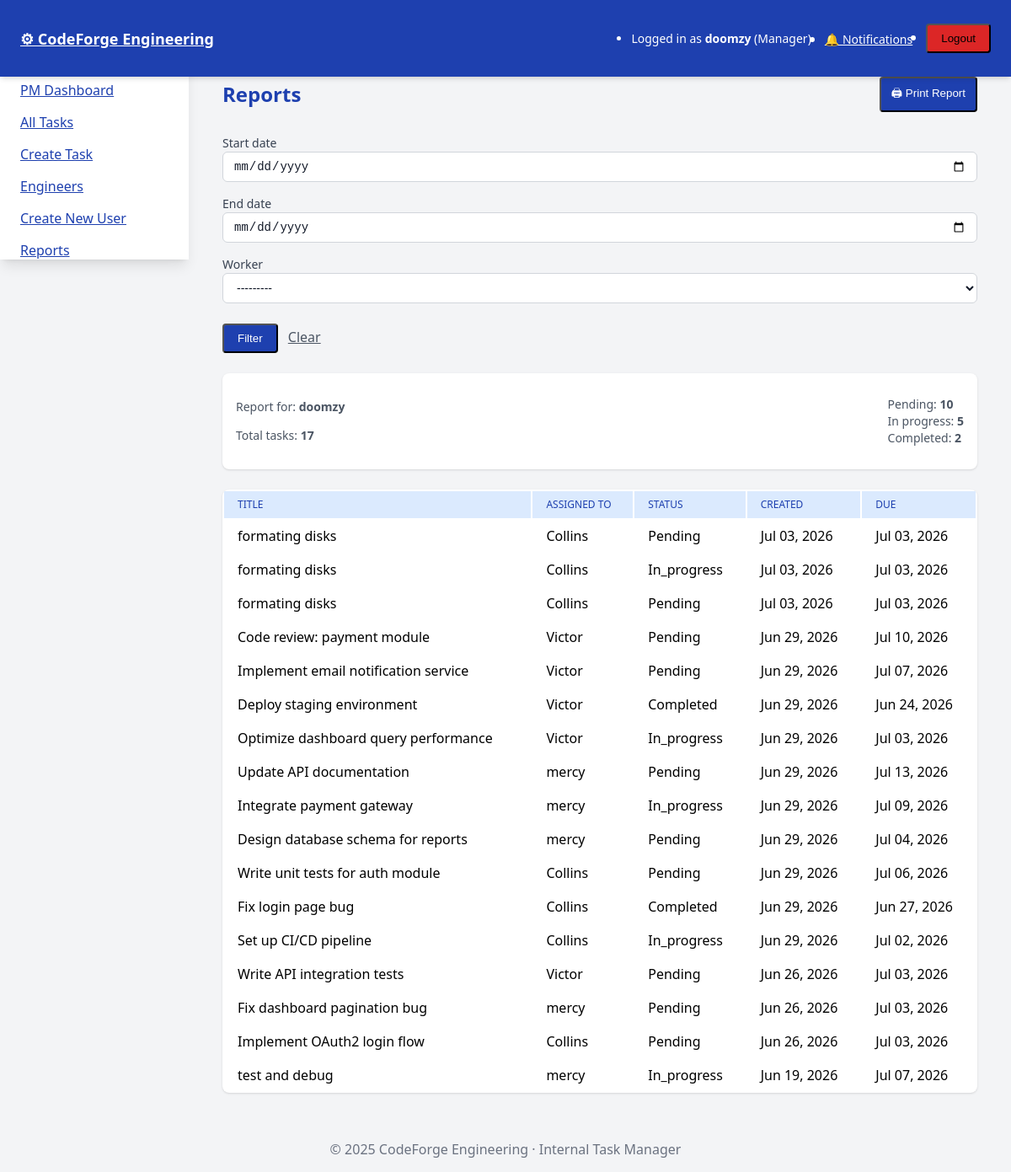
The app's page /reports/ (signed in) with its own data.
### tasks/models.py (models this page shows, shortened)
class User(AbstractUser):
    ROLE_CHOICES = (
        ('manager', 'Project Manager'),
        ('worker', 'Engineer'),
    )
    role = models.CharField(max_length=10, choices=ROLE_CHOICES)
    def __str__(self):
        return f"{self.username} ({self.get_role_display()})"

class Task(models.Model):
    STATUS_CHOICES = (
        ('pending', 'Pending'),
        ('in_progress', 'In Progress'),
        ('completed', 'Completed'),
    )
    PRIORITY_CHOICES = (
        ('low', 'Low'),
        ('medium', 'Medium'),
        ('high', 'High'),
    )
    title = models.CharField(max_length=255)
    description = models.TextField(blank=True)
    assigned_to = models.ForeignKey(User, on_delete=models.CASCADE, related_name='tasks')
    status = models.CharField(max_length=20, choices=STATUS_CHOICES, default='pending')
    priority = models.CharField(max_length=10, choices=PRIORITY_CHOICES, default='medium')
    created_at = models.DateTimeField(auto_now_add=True)
    updated_at = models.DateTimeField(auto_now=True)
    due_date = models.DateField(null=True, blank=True)
    completed_at = models.DateTimeField(null=True, blank=True)

### tasks/views.py (the view, shortened to what this page needs)
# urls.py: path('reports/', reports_view, name='reports'),
@login_required
def reports_view(request):
    user = request.user
    form = ReportFilterForm(request.GET or None)
    if user.is_superuser or user.role == 'manager':
        tasks_qs = Task.objects.all().order_by('-created_at')
    else:
        tasks_qs = Task.objects.filter(assigned_to=user).order_by('-created_at')
    summary = tasks_qs.values('status').annotate(count=Count('id'))
    total_tasks = tasks_qs.count()
    completed = tasks_qs.filter(status='completed').count()
    in_progress = tasks_qs.filter(status='in_progress').count()
    pending = tasks_qs.filter(status='pending').count()
    context = {
        'form': form,
        'tasks': tasks_qs,
        'summary': summary,
        'total_tasks': total_tasks,
        'completed': completed,
        'in_progress': in_progress,
        'pending': pending,
        'report_user': user,
    }
    return render(request, 'core/reports.html', context)

### tasks/forms.py
class ReportFilterForm(forms.Form):
    start_date = forms.DateField(required=False, widget=DateInput(attrs={'type': 'date'}))
    end_date = forms.DateField(required=False, widget=DateInput(attrs={'type': 'date'}))
    worker = forms.ModelChoiceField(queryset=User.objects.filter(role='worker'), required=False)

### tasks/context_processors.py (called while the page is built)
def notifications(request):
    if not request.user.is_authenticated:
        return {}
    qs = request.user.notifications.all()
    return {
        'nav_notifications': qs[:8],
        'nav_unread_count': qs.filter(is_read=False).count(),
    }

### tasks/templates/core/reports.html (shortened to what this page needs)
{% extends "base.html" %}
{% block content %}
<div class="max-w-4xl mx-auto my-8">
    <div class="flex items-center justify-between mb-4">
        <h1 class="text-2xl font-bold text-blue-800">Reports</h1>
        <div class="no-print">
            <button type="button" onclick="window.print()" class="bg-blue-800 text-white px-3 py-2 rounded hover:bg-blue-900 transition">🖨 Print Report</button>
        </div>
    </div>
    <form method="get" class="mb-6 grid grid-cols-1 sm:grid-cols-3 gap-4 no-print">
        <div>
            <label class="block text-sm font-medium text-gray-700">Start date</label>
            {{ form.start_date }}
        </div>
        <div>
            <label class="block text-sm font-medium text-gray-700">End date</label>
            {{ form.end_date }}
        </div>
        <div>
            <label class="block text-sm font-medium text-gray-700">Worker</label>
            {{ form.worker }}
        </div>
        <div class="sm:col-span-3 mt-2">
            <button type="submit" class="bg-blue-800 text-white px-4 py-2 rounded">Filter</button>
            <a href="{% url 'reports' %}" class="ml-2 text-gray-600 hover:underline">Clear</a>
        </div>
    </form>
    <div class="bg-white shadow rounded-lg p-4 mb-6">
        <div class="flex justify-between items-center">
            <div>
                <p class="text-sm text-gray-600">Report for: <span class="font-semibold">{{ report_user.get_full_name|default:report_user.username }}</span></p>
                <p class="text-sm text-gray-600">Total tasks: <span class="font-semibold">{{ total_tasks }}</span></p>
            </div>
            <div class="text-sm text-gray-600">
                <div>Pending: <span class="font-semibold">{{ pending }}</span></div>
                <div>In progress: <span class="font-semibold">{{ in_progress }}</span></div>
                <div>Completed: <span class="font-semibold">{{ completed }}</span></div>
            </div>
        </div>
    </div>
    <div class="bg-white shadow rounded-lg overflow-x-auto">
        <table class="min-w-full divide-y divide-gray-200">
            <thead class="bg-blue-100">
                <tr>
                    <th class="px-4 py-2 text-left text-xs font-medium text-blue-800 uppercase">Title</th>
                    <th class="px-4 py-2 text-left text-xs font-medium text-blue-800 uppercase">Assigned To</th>
                    <th class="px-4 py-2 text-left text-xs font-medium text-blue-800 uppercase">Status</th>
                    <th class="px-4 py-2 text-left text-xs font-medium text-blue-800 uppercase">Created</th>
                    <th class="px-4 py-2 text-left text-xs font-medium text-blue-800 uppercase">Due</th>
                </tr>
            </thead>
            <tbody class="bg-white divide-y divide-gray-200">
                {% for task in tasks %}
                <tr>
                    <td class="px-4 py-2">{{ task.title }}</td>
                    <td class="px-4 py-2">{{ task.assigned_to.username }}</td>
                    <td class="px-4 py-2 capitalize">{{ task.status }}</td>
                    <td class="px-4 py-2">{{ task.created_at|date:"M d, Y" }}</td>
                    <td class="px-4 py-2">{% if task.due_date %}{{ task.due_date|date:"M d, Y" }}{% else %}—{% endif %}</td>
                </tr>
                {% empty %}
                <tr><td colspan="5" class="px-4 py-4 text-center text-gray-500">No tasks found for the selected filters.</td></tr>
                {% endfor %}
            </tbody>
        </table>
    </div>
</div>
{% endblock %}

### tasks/templates/base.html (shortened to what this page needs)
<!DOCTYPE html>
<html lang="en">
<head>
    {% load static %}
    <link rel="stylesheet" href="{% static 'css/tailwind-offline.css' %}">
</head>
<body class="bg-gray-100">
    <header class="fixed top-0 left-0 w-full bg-blue-800 text-white z-40 shadow-md">
        <nav class="flex items-center justify-between px-6 py-3">
            <div class="text-lg font-bold">
                <a href="{% url 'role_redirect' %}">⚙ CodeForge Engineering</a>
            </div>
            <ul class="flex items-center space-x-4">
                {% if user.is_authenticated %}
                    <li class="text-sm">Logged in as <span class="font-semibold">{{ user.username }}</span> (<span class="capitalize">{{ user.role }}</span>)</li>
                    <li>
                        <a href="{% url 'notifications' %}" class="relative inline-flex items-center text-white text-sm hover:underline">
                            🔔 Notifications
                        </a>
                    </li>
                    <li>
                        <form action="{% url 'logout' %}" method="post">
                            <button type="submit" class="bg-red-600 px-4 py-2 rounded hover:bg-red-700 transition">Logout</button>
                        </form>
                    </li>
                {% endif %}
            </ul>
        </nav>
    </header>
    {% if user.is_authenticated %}
    <aside class="fixed top-16 left-0 h-[calc(100vh-4rem)] w-56 bg-white shadow-lg z-30 flex flex-col pt-8">
        <nav class="flex flex-col space-y-4 px-6">
                {% if user.is_superuser %}
                    <a href="{% url 'manager_dashboard' %}" class="text-blue-800 hover:underline">PM Dashboard</a>
                    <a href="{% url 'task_list' %}" class="text-blue-800 hover:underline">All Tasks</a>
                    <a href="{% url 'task_create' %}" class="text-blue-800 hover:underline">Create Task</a>
                    <a href="{% url 'engineer_list' %}" class="text-blue-800 hover:underline">Engineers</a>
                    <a href="{% url 'register' %}" class="text-blue-800 hover:underline">Create New User</a>
                    <a href="{% url 'reports' %}" class="text-blue-800 hover:underline">Reports</a>
                {% elif user.role == 'manager' %}
                    <a href="{% url 'manager_dashboard' %}" class="text-blue-800 hover:underline">PM Dashboard</a>
                    <a href="{% url 'task_list' %}" class="text-blue-800 hover:underline">All Tasks</a>
                    <a href="{% url 'task_create' %}" class="text-blue-800 hover:underline">Create Task</a>
                    <a href="{% url 'engineer_list' %}" class="text-blue-800 hover:underline">Engineers</a>
                    <a href="{% url 'register' %}" class="text-blue-800 hover:underline">Create New User</a>
                    <a href="{% url 'reports' %}" class="text-blue-800 hover:underline">Reports</a>
                {% elif user.role == 'worker' %}
                    <a href="{% url 'worker_dashboard' %}" class="text-blue-800 hover:underline">Engineer Dashboard</a>
                    <a href="{% url 'task_list' %}" class="text-blue-800 hover:underline">My Tasks</a>
                    <a href="{% url 'reports' %}" class="text-blue-800 hover:underline">My Reports</a>
                {% else %}
                    <a href="{% url 'task_list' %}" class="text-blue-800 hover:underline">Tasks</a>
                    <a href="{% url 'reports' %}" class="text-blue-800 hover:underline">Reports</a>
                {% endif %}
        </nav>
    </aside>
    {% endif %}
    <main class="{% if user.is_authenticated %}ml-56{% endif %} pt-20 px-8">
        {% block content %}{% endblock %}
    </main>
    <footer class="mt-10 text-center text-gray-500 py-4">
        &copy; {{ year|default:2025 }} CodeForge Engineering · Internal Task Manager
    </footer>
</body>
</html>

### records on screen
User: username "doomzy", role "Manager", get_full_name "doomzy"
Task: title "formating disks", assigned_to.username "Collins", status "Pending", created_at "Jul 03, 2026", due_date "Jul 03, 2026"
Task: title "formating disks", assigned_to.username "Collins", status "In_progress", created_at "Jul 03, 2026", due_date "Jul 03, 2026"
Task: title "formating disks", assigned_to.username "Collins", status "Pending", created_at "Jul 03, 2026", due_date "Jul 03, 2026"
Task: title "Code review: payment module", assigned_to.username "Victor", status "Pending", created_at "Jun 29, 2026", due_date "Jul 10, 2026"
Task: title "Implement email notification service", assigned_to.username "Victor", status "Pending", created_at "Jun 29, 2026", due_date "Jul 07, 2026"
Task: title "Deploy staging environment", assigned_to.username "Victor", status "Completed", created_at "Jun 29, 2026", due_date "Jun 24, 2026"
Task: title "Optimize dashboard query performance", assigned_to.username "Victor", status "In_progress", created_at "Jun 29, 2026", due_date "Jul 03, 2026"
Task: title "Update API documentation", assigned_to.username "mercy", status "Pending", created_at "Jun 29, 2026", due_date "Jul 13, 2026"
Task: title "Integrate payment gateway", assigned_to.username "mercy", status "In_progress", created_at "Jun 29, 2026", due_date "Jul 09, 2026"
Task: title "Design database schema for reports", assigned_to.username "mercy", status "Pending", created_at "Jun 29, 2026", due_date "Jul 04, 2026"
Task: title "Write unit tests for auth module", assigned_to.username "Collins", status "Pending", created_at "Jun 29, 2026", due_date "Jul 06, 2026"
Task: title "Fix login page bug", assigned_to.username "Collins", status "Completed", created_at "Jun 29, 2026", due_date "Jun 27, 2026"
Task: title "Set up CI/CD pipeline", assigned_to.username "Collins", status "In_progress", created_at "Jun 29, 2026", due_date "Jul 02, 2026"
Task: title "Write API integration tests", assigned_to.username "Victor", status "Pending", created_at "Jun 26, 2026", due_date "Jul 03, 2026"
Task: title "Fix dashboard pagination bug", assigned_to.username "mercy", status "Pending", created_at "Jun 26, 2026", due_date "Jul 03, 2026"
Task: title "Implement OAuth2 login flow", assigned_to.username "Collins", status "Pending", created_at "Jun 26, 2026", due_date "Jul 03, 2026"
Task: title "test and debug", assigned_to.username "mercy", status "In_progress", created_at "Jun 19, 2026", due_date "Jul 07, 2026"

### other values on screen
{{ total_tasks }} "17"
{{ pending }} "10"
{{ in_progress }} "5"
{{ completed }} "2"
{{ year|default:2025 }} "2025"
